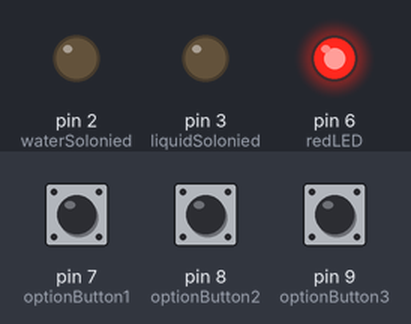
Recording of a sketch running on a simulated Arduino Uno, built with avr-gcc and run on an emulated ATmega328P. Parts: output pins drawn as LEDs (lit = HIGH). Dashed ring = blinking. The test bench sets the inputs (shaded band); at power-on: pin 7 (optionButton1) LOW, pin 9 (optionButton3) LOW, pin 8 (optionButton2) LOW.

Above: at 2.8 s.
2.9 s: pin 7 (optionButton1) pulled HIGH for 1.2 s
At 3.4 s:
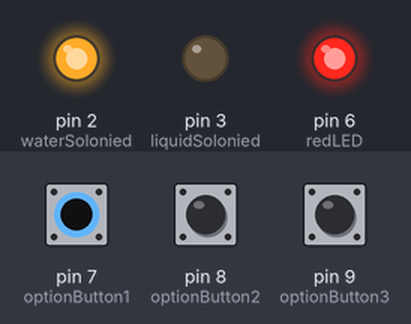
6.5 s: pin 9 (optionButton3) pulled HIGH for 1.2 s
At 8.4 s:
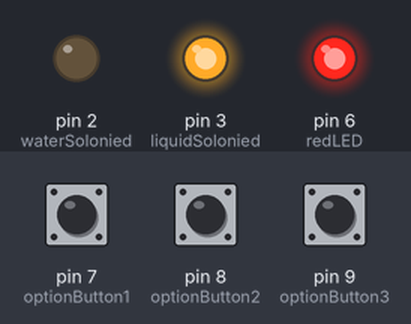
10.5 s: pin 8 (optionButton2) pulled HIGH for 3.2 s
At 15.2 s:
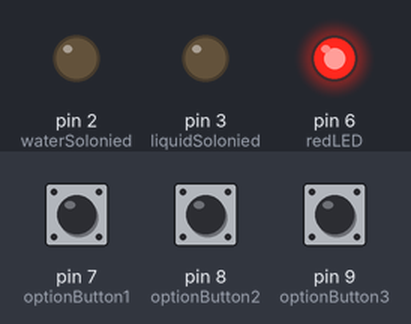
15.5 s: pin 7 (optionButton1) pulled HIGH for 3.2 s
At 16.8 s:
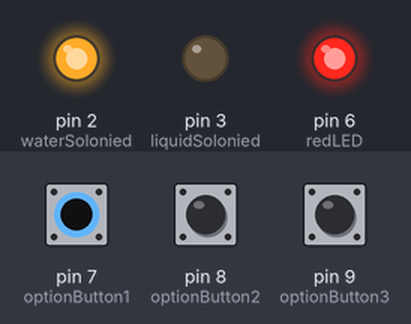
20.5 s: pin 9 (optionButton3) pulled HIGH for 3.2 s
At 21.8 s:
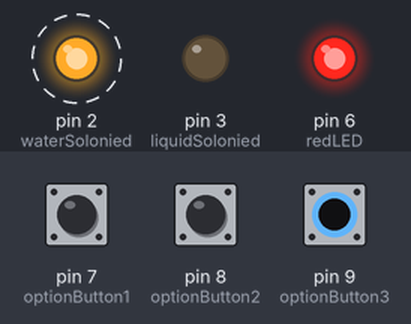
Timing chart, 0 to 26.5 s (numbered marks = the images above; inputs shaded):
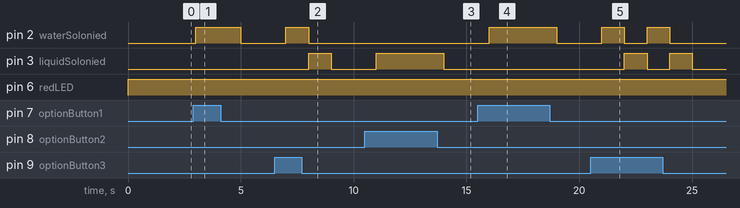

Measured:
- after the input at 2.9 s, pin 2 (waterSolonied): LOW → HIGH after 0.10 s, → LOW 2.0 s later
- after the input at 6.5 s, pin 2 (waterSolonied): LOW → HIGH after 0.50 s, → LOW 1.0 s later; pin 3 (liquidSolonied): LOW → HIGH after 1.5 s, → LOW 1.0 s later
- after the input at 10.5 s, pin 3 (liquidSolonied): LOW → HIGH after 0.50 s, → LOW 3.0 s later
- after the input at 15.5 s, pin 2 (waterSolonied): LOW → HIGH after 0.50 s, → LOW 3.0 s later
- after the input at 20.5 s, pin 2 (waterSolonied): alternates HIGH for 1.0 s and LOW for 1.0 s, 4 changes in all, then stays LOW, starting after 0.50 s; pin 3 (liquidSolonied): alternates HIGH for 1.0 s and LOW for 1.0 s, 4 changes in all, then stays LOW, starting after 1.5 s

The sketch:

HandyCode.ino
```cpp
// int duration, distance;
// digitalWrite(HCSR04_PIN_TRIG, LOW);
// delay(2);
// digitalWrite(HCSR04_PIN_TRIG, HIGH);
// delay(10);
// digitalWrite(HCSR04_PIN_TRIG, LOW);

// duration = pulseIn(HCSR04_PIN_ECHO, HIGH);
// distance = (duration/2) * 0.0343 ;
// if (distance >= 10 || distance <= 2 ) {

// digitalWrite(SOLENOIDVALVE1_PIN, LOW);
// digitalWrite(SOLENOIDVALVE2_PIN, LOW);

// Pin Definitions
#define waterSolonied  2
#define liquidSolonied  3
#define HCSR04_PIN_TRIG  5
#define HCSR04_PIN_ECHO 4
#define redLED 6

//Option Button
#define optionButton1 7
#define optionButton2 8
#define optionButton3 9

//Variable's decleared
int optionButton1State = 0, optionButton2State = 0, optionButton3State = 0;

// blink Red LED
void blinkLED(){
  digitalWrite(redLED, HIGH);
  delay(1000);
}

// detected Liquid
boolean liquidDetected(){
  return true;
}

// detected Water
boolean waterDetected(){
  return true;
}

// Solonied  for Water
void waterSoloniedON(int waterSolonieddelay){
  if(waterDetected()){
    digitalWrite(waterSolonied, HIGH);
    delay(waterSolonieddelay);
    digitalWrite(waterSolonied, LOW);
    return true;
  }else{
    digitalWrite(liquidSolonied, LOW);
    digitalWrite(waterSolonied, LOW);
    return false;
  }
}

// Solonied  for Qiquid
void liquidSoloniedON(int liquidSolonieddelay){
  if(liquidDetected()){
    digitalWrite(liquidSolonied, HIGH);
    delay(liquidSolonieddelay);
    digitalWrite(liquidSolonied, LOW);
  }else{
    digitalWrite(liquidSolonied, LOW);
    digitalWrite(waterSolonied, LOW);
    return false;
  }
}

// Detect Hand
boolean detectHand (){
  return true;
}

void onlyWater(){
  waterSoloniedON(1000);
}
void onlyLiquid (){
  liquidSoloniedON(1000);
}
void liquidAndWater(){
  waterSoloniedON(1000);
  liquidSoloniedON(1000);
}

int optionChoiced(){

  optionButton1State = digitalRead(optionButton1);
  optionButton2State = digitalRead(optionButton2);
  optionButton3State = digitalRead(optionButton3);
  if(optionButton1State == HIGH ){
    return 1;
  }else if(optionButton2State == HIGH ){
    return 2;
  }else if(optionButton3State == HIGH ){
    return 3;
  }
}

void setup() {
  Serial.begin (9600);

  pinMode(liquidSolonied, OUTPUT);
  pinMode(waterSolonied, OUTPUT);
  pinMode(HCSR04_PIN_TRIG, OUTPUT);
  pinMode(HCSR04_PIN_ECHO, INPUT);
  pinMode(redLED, OUTPUT);

  pinMode(optionButton1, INPUT);
  pinMode(optionButton2, INPUT);
  pinMode(optionButton3, INPUT);
}

void loop() {

  if(detectHand()){
    switch(optionChoiced()){
      case 1:onlyWater();
      break;

      case 2:onlyLiquid();
      break;

      case 3:liquidAndWater();
      break;

      default: blinkLED();
    }
  }

}
```
